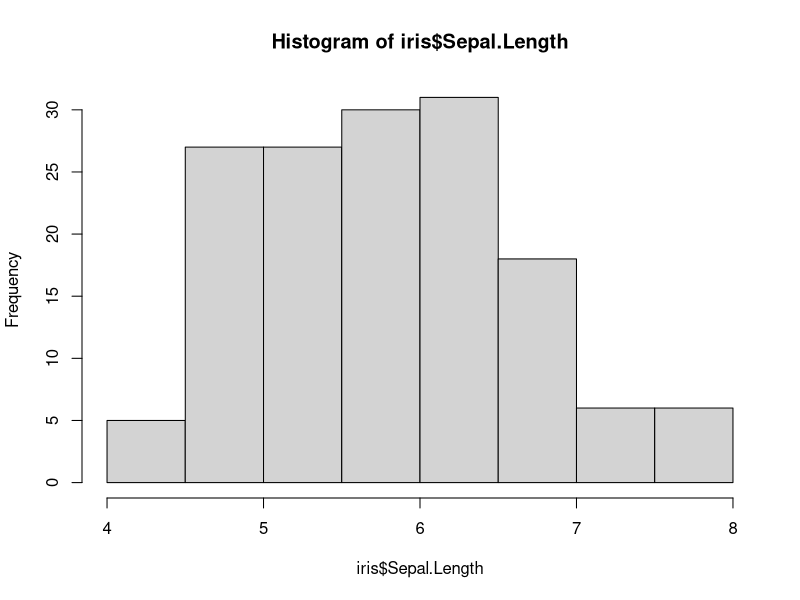
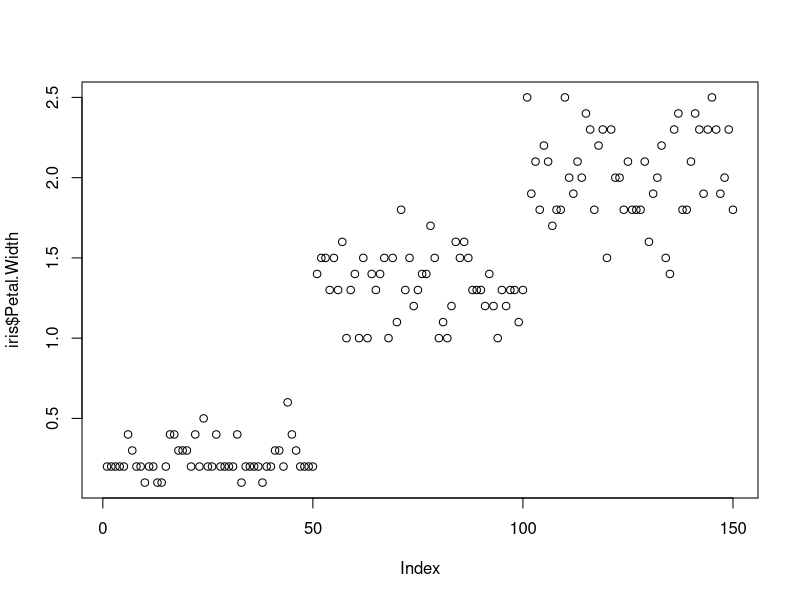

Generate these figures, in order, with R:
## ---- chunk 1
knitr::opts_chunk$set(echo = TRUE)
## ---- chunk 2
str(iris)
summary(iris)
## ---- chunk 3
hist(iris$Sepal.Length)
## ---- chunk 4

plot(iris$Petal.Width)
